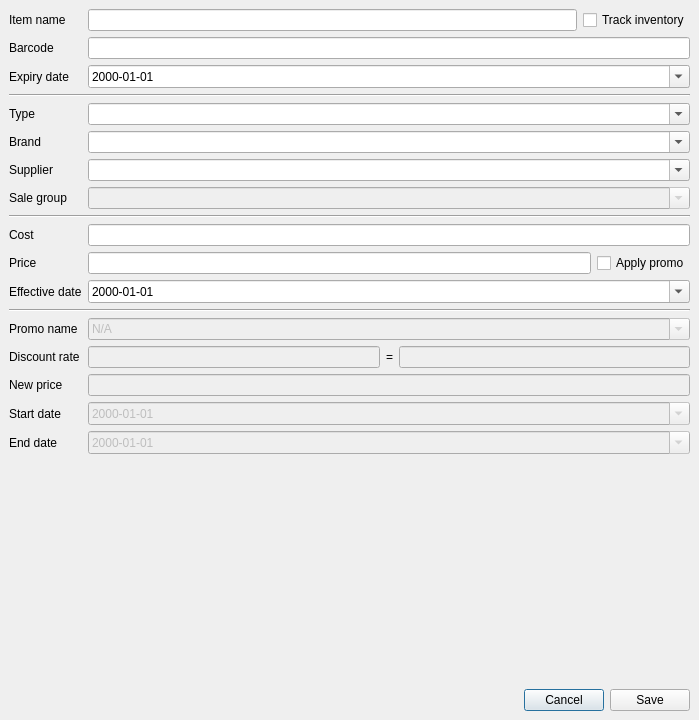
<?xml version="1.0" encoding="UTF-8"?>
<ui version="4.0">
 <class>DialogEditProduct</class>
 <widget class="QDialog" name="DialogEditProduct">
  <property name="geometry">
   <rect>
    <x>0</x>
    <y>0</y>
    <width>699</width>
    <height>720</height>
   </rect>
  </property>
  <property name="windowTitle">
   <string>Edit product</string>
  </property>
  <layout class="QVBoxLayout" name="verticalLayout">
   <property name="spacing">
    <number>0</number>
   </property>
   <property name="leftMargin">
    <number>0</number>
   </property>
   <property name="topMargin">
    <number>0</number>
   </property>
   <property name="rightMargin">
    <number>0</number>
   </property>
   <property name="bottomMargin">
    <number>0</number>
   </property>
   <item>
    <widget class="QScrollArea" name="scrollArea">
     <property name="frameShape">
      <enum>QFrame::NoFrame</enum>
     </property>
     <property name="widgetResizable">
      <bool>true</bool>
     </property>
     <widget class="QWidget" name="scrollAreaWidgetContents">
      <property name="geometry">
       <rect>
        <x>0</x>
        <y>0</y>
        <width>699</width>
        <height>679</height>
       </rect>
      </property>
      <layout class="QFormLayout" name="formLayout">
       <item row="0" column="0">
        <widget class="QLabel" name="label">
         <property name="text">
          <string>Item name</string>
         </property>
        </widget>
       </item>
       <item row="0" column="1">
        <layout class="QHBoxLayout" name="horizontalLayout_7">
         <item>
          <widget class="QLineEdit" name="lineEditItemName"/>
         </item>
         <item>
          <widget class="QCheckBox" name="checkBoxTrackInventory">
           <property name="text">
            <string>Track inventory</string>
           </property>
          </widget>
         </item>
        </layout>
       </item>
       <item row="1" column="0">
        <widget class="QLabel" name="label_2">
         <property name="text">
          <string>Barcode</string>
         </property>
        </widget>
       </item>
       <item row="1" column="1">
        <widget class="QLineEdit" name="lineEditBarcode"/>
       </item>
       <item row="2" column="0">
        <widget class="QLabel" name="label_3">
         <property name="text">
          <string>Expiry date</string>
         </property>
        </widget>
       </item>
       <item row="2" column="1">
        <widget class="QDateEdit" name="dateEditExpireDate">
         <property name="displayFormat">
          <string>yyyy-MM-dd</string>
         </property>
         <property name="calendarPopup">
          <bool>true</bool>
         </property>
        </widget>
       </item>
       <item row="3" column="0" colspan="2">
        <widget class="Line" name="line_2">
         <property name="orientation">
          <enum>Qt::Horizontal</enum>
         </property>
        </widget>
       </item>
       <item row="4" column="0">
        <widget class="QLabel" name="label_4">
         <property name="text">
          <string>Type</string>
         </property>
        </widget>
       </item>
       <item row="4" column="1">
        <widget class="QComboBox" name="comboBoxItemTypeName">
         <property name="editable">
          <bool>true</bool>
         </property>
         <property name="insertPolicy">
          <enum>QComboBox::NoInsert</enum>
         </property>
        </widget>
       </item>
       <item row="5" column="0">
        <widget class="QLabel" name="label_5">
         <property name="text">
          <string>Brand</string>
         </property>
        </widget>
       </item>
       <item row="5" column="1">
        <widget class="QComboBox" name="comboBoxBrandName">
         <property name="editable">
          <bool>true</bool>
         </property>
         <property name="insertPolicy">
          <enum>QComboBox::NoInsert</enum>
         </property>
        </widget>
       </item>
       <item row="6" column="0">
        <widget class="QLabel" name="label_9">
         <property name="text">
          <string>Supplier</string>
         </property>
        </widget>
       </item>
       <item row="6" column="1">
        <widget class="QComboBox" name="comboBoxSupplierName">
         <property name="editable">
          <bool>true</bool>
         </property>
         <property name="insertPolicy">
          <enum>QComboBox::NoInsert</enum>
         </property>
        </widget>
       </item>
       <item row="7" column="0">
        <widget class="QLabel" name="label_12">
         <property name="text">
          <string>Sale group</string>
         </property>
        </widget>
       </item>
       <item row="7" column="1">
        <widget class="QComboBox" name="comboBoxSalesGroupName">
         <property name="enabled">
          <bool>false</bool>
         </property>
         <property name="editable">
          <bool>true</bool>
         </property>
         <property name="insertPolicy">
          <enum>QComboBox::NoInsert</enum>
         </property>
        </widget>
       </item>
       <item row="8" column="0" colspan="2">
        <widget class="Line" name="line_3">
         <property name="orientation">
          <enum>Qt::Horizontal</enum>
         </property>
        </widget>
       </item>
       <item row="9" column="0">
        <widget class="QLabel" name="label_10">
         <property name="text">
          <string>Cost</string>
         </property>
        </widget>
       </item>
       <item row="9" column="1">
        <widget class="QLineEdit" name="lineEditCost">
         <property name="alignment">
          <set>Qt::AlignRight|Qt::AlignTrailing|Qt::AlignVCenter</set>
         </property>
        </widget>
       </item>
       <item row="10" column="0">
        <widget class="QLabel" name="label_8">
         <property name="text">
          <string>Price</string>
         </property>
        </widget>
       </item>
       <item row="10" column="1">
        <layout class="QHBoxLayout" name="horizontalLayout_3">
         <item>
          <widget class="QLineEdit" name="lineEditPrice">
           <property name="alignment">
            <set>Qt::AlignRight|Qt::AlignTrailing|Qt::AlignVCenter</set>
           </property>
          </widget>
         </item>
         <item>
          <widget class="QCheckBox" name="checkBoxApplyPromo">
           <property name="text">
            <string>Apply promo</string>
           </property>
          </widget>
         </item>
        </layout>
       </item>
       <item row="11" column="0">
        <widget class="QLabel" name="label_7">
         <property name="text">
          <string>Effective date</string>
         </property>
        </widget>
       </item>
       <item row="11" column="1">
        <widget class="QDateEdit" name="dateEditEffectiveDate">
         <property name="displayFormat">
          <string>yyyy-MM-dd</string>
         </property>
         <property name="calendarPopup">
          <bool>true</bool>
         </property>
        </widget>
       </item>
       <item row="12" column="0" colspan="2">
        <widget class="Line" name="line_4">
         <property name="orientation">
          <enum>Qt::Horizontal</enum>
         </property>
        </widget>
       </item>
       <item row="13" column="0">
        <widget class="QLabel" name="label_13">
         <property name="text">
          <string>Promo name</string>
         </property>
        </widget>
       </item>
       <item row="13" column="1">
        <widget class="QComboBox" name="comboBoxPromoName">
         <property name="enabled">
          <bool>false</bool>
         </property>
         <property name="editable">
          <bool>true</bool>
         </property>
         <property name="insertPolicy">
          <enum>QComboBox::NoInsert</enum>
         </property>
         <item>
          <property name="text">
           <string>N/A</string>
          </property>
         </item>
        </widget>
       </item>
       <item row="14" column="0">
        <widget class="QLabel" name="label_11">
         <property name="text">
          <string>Discount rate</string>
         </property>
        </widget>
       </item>
       <item row="14" column="1">
        <layout class="QHBoxLayout" name="horizontalLayout_2">
         <item>
          <widget class="QLineEdit" name="lineEditDiscountRate">
           <property name="enabled">
            <bool>false</bool>
           </property>
           <property name="alignment">
            <set>Qt::AlignRight|Qt::AlignTrailing|Qt::AlignVCenter</set>
           </property>
          </widget>
         </item>
         <item>
          <widget class="QLabel" name="label_17">
           <property name="text">
            <string>=</string>
           </property>
          </widget>
         </item>
         <item>
          <widget class="QLineEdit" name="lineEditDiscount">
           <property name="enabled">
            <bool>false</bool>
           </property>
           <property name="alignment">
            <set>Qt::AlignRight|Qt::AlignTrailing|Qt::AlignVCenter</set>
           </property>
          </widget>
         </item>
        </layout>
       </item>
       <item row="15" column="0">
        <widget class="QLabel" name="label_14">
         <property name="text">
          <string>New price</string>
         </property>
        </widget>
       </item>
       <item row="15" column="1">
        <widget class="QLineEdit" name="lineEditNewPrice">
         <property name="enabled">
          <bool>false</bool>
         </property>
         <property name="alignment">
          <set>Qt::AlignRight|Qt::AlignTrailing|Qt::AlignVCenter</set>
         </property>
        </widget>
       </item>
       <item row="16" column="0">
        <widget class="QLabel" name="label_15">
         <property name="text">
          <string>Start date</string>
         </property>
        </widget>
       </item>
       <item row="16" column="1">
        <widget class="QDateEdit" name="dateEditStartDate">
         <property name="enabled">
          <bool>false</bool>
         </property>
         <property name="displayFormat">
          <string>yyyy-MM-dd</string>
         </property>
         <property name="calendarPopup">
          <bool>true</bool>
         </property>
        </widget>
       </item>
       <item row="17" column="0">
        <widget class="QLabel" name="label_16">
         <property name="text">
          <string>End date</string>
         </property>
        </widget>
       </item>
       <item row="17" column="1">
        <widget class="QDateEdit" name="dateEditEndDate">
         <property name="enabled">
          <bool>false</bool>
         </property>
         <property name="displayFormat">
          <string>yyyy-MM-dd</string>
         </property>
         <property name="calendarPopup">
          <bool>true</bool>
         </property>
        </widget>
       </item>
      </layout>
     </widget>
    </widget>
   </item>
   <item>
    <widget class="QWidget" name="widgetConfirmationButton" native="true">
     <layout class="QHBoxLayout" name="horizontalLayout_4">
      <item>
       <spacer name="horizontalSpacer">
        <property name="orientation">
         <enum>Qt::Horizontal</enum>
        </property>
        <property name="sizeHint" stdset="0">
         <size>
          <width>40</width>
          <height>20</height>
         </size>
        </property>
       </spacer>
      </item>
      <item>
       <widget class="QPushButton" name="pushButtonCancel">
        <property name="text">
         <string>Cancel</string>
        </property>
       </widget>
      </item>
      <item>
       <widget class="QPushButton" name="pushButtonSave">
        <property name="text">
         <string>Save</string>
        </property>
       </widget>
      </item>
     </layout>
    </widget>
   </item>
  </layout>
 </widget>
 <tabstops>
  <tabstop>scrollArea</tabstop>
 </tabstops>
 <resources/>
 <connections/>
</ui>
